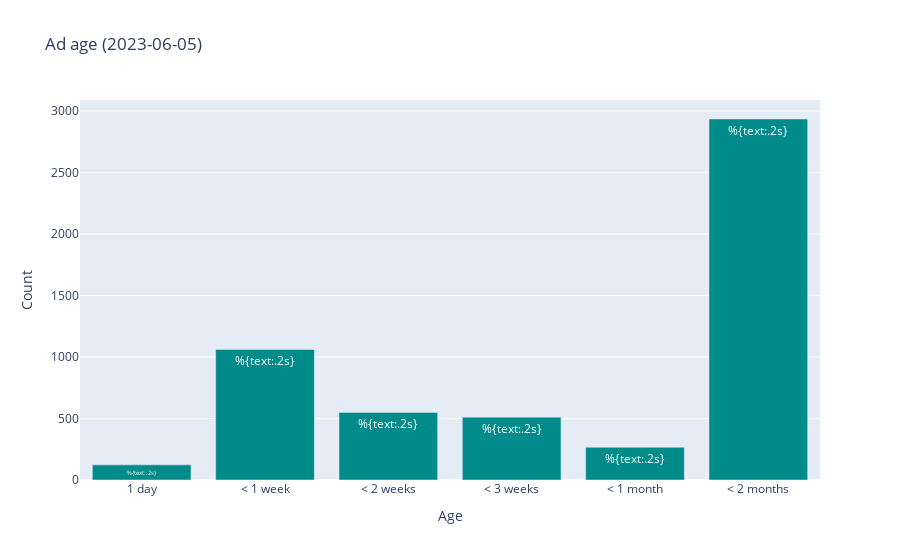

The code cell stored with this chart in its notebook:
### Code cell
df_ad_age = df_full[df_full['extraction_date'] == "2023-06-05"].groupby('days_passed').size().reset_index(name='Count')
df_ad_age['age'] = pd.cut(df_ad_age['days_passed'], bins=[-1, 0, 7, 14, 21, 28, 60], labels=['1 day', '< 1 week', '< 2 weeks', '< 3 weeks', '< 1 month', '< 2 months'])
df_age_graph = df_ad_age.groupby('age')['Count'].sum().reset_index(name='Count')
fig = px.bar(df_age_graph, x='age', y='Count', 
             orientation='v', title='Ad age (2023-06-05)')
fig.update_traces(marker_color='darkcyan')
fig.update_traces(texttemplate='%{text:.2s}', textposition='inside')
fig.update_layout(
    xaxis_title='Age',
    yaxis_title='Count'
)

fig.show()

### Figure 1 — Plotly figure (JSON) as saved in the notebook; plotly's stock layout.template omitted (floating-point values rounded to 4 significant figures)
{"data": [{"alignmentgroup": "True", "hovertemplate": "age=%{x}<br>Count=%{y}<extra></extra>", "legendgroup": "", "marker": {"color": "darkcyan", "pattern": {"shape": ""}}, "name": "", "offsetgroup": "", "orientation": "v", "showlegend": false, "textposition": "inside", "texttemplate": "%{text:.2s}", "type": "bar", "x": ["1 day", "< 1 week", "< 2 weeks", "< 3 weeks", "< 1 month", "< 2 months"], "xaxis": "x", "y": [123, 1062, 549, 511, 266, 2935], "yaxis": "y"}], "layout": {"barmode": "relative", "legend": {"tracegroupgap": 0}, "title": {"text": "Ad age (2023-06-05)"}, "xaxis": {"anchor": "y", "domain": [0, 1], "title": {"text": "Age"}}, "yaxis": {"anchor": "x", "domain": [0, 1], "title": {"text": "Count"}}}}
